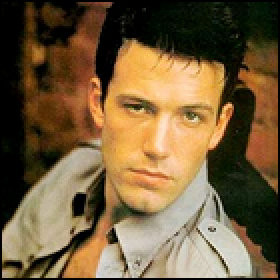
#> input picture resources/faces/train/Ben Afflek/10.jpg, 140 x 140 px, given in place of park.jpg, which was not available (shown 2 times larger)
$ python basic_operations.py
#> lines starting #> are read from the running program, lines starting #| are printed output that depends on the picture; after the words box and inside, x2 and y2 are one past the last pixel; in counts of white or black regions, pixels touching at a corner belong together; pictures that were not available may be replaced by others from this repository, and a replacement may not be noted

###### ? Include ? ######

    #* Converting to GrayScale
    #* Blur
    #* Canny
    #* Dilation
    #* Erosion
    #* Resize
    #* Cropping

###### ? Include ? ######


import cv2 as cv

img = cv.imread('../resources/photos/park.jpg')
#> img is the input picture: shape (140, 140, 3); mean B, G, R 60.5, 93.3, 116
cv.imshow('Cat', img)

##### ! Converting to grayscale
gray = cv.cvtColor(img, cv.COLOR_BGR2GRAY)
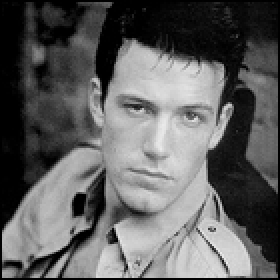
#> gray: shape (140, 140) (shown 2 times larger); min 0, max 238, mean 96.3
cv.imshow('Gray', gray)

##### ! Blur
# blur = cv.GaussianBlur(img, (3, 3), cv.BORDER_DEFAULT)
blur = cv.GaussianBlur(img, (7, 7), cv.BORDER_DEFAULT)
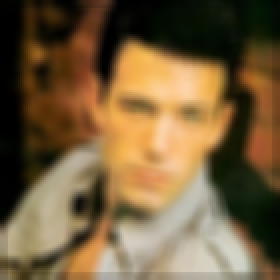
#> blur: shape (140, 140, 3) (shown 2 times larger); mean B, G, R 61, 94, 116.8
# 1. param is image
# 2. param is ksize (Mask)
# 3. param is sigmaX
cv.imshow('Blur', blur)

##### ! Edge Cascade
canny = cv.Canny(blur, 125, 175)
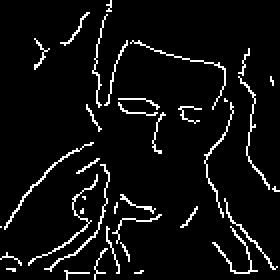
#> canny: shape (140, 140) (shown 2 times larger); 5.9% white in thin lines or dots
# 1. param is image
# 2. param is threshold1
# 3. param is threshold2
cv.imshow('Canny', canny)

# [17 lines of commented-out code are left out]
dilated = cv.dilate(canny, (3, 3), iterations = 1)
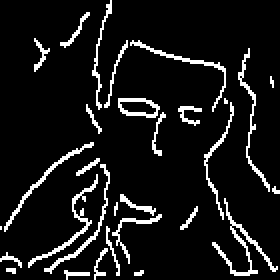
#> dilated: shape (140, 140) (shown 2 times larger); 9% white in thin lines or dots
# 1. param is image
# 2. param is kernel
# 3. param is iterations
cv.imshow('Dilated', dilated)

##### ! Eroding the Image
eroded = cv.erode(dilated, (3, 3), iterations = 1)
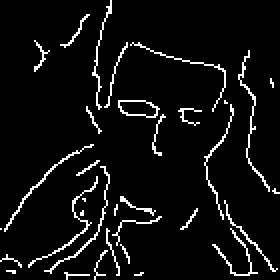
#> eroded: shape (140, 140) (shown 2 times larger); 6% white in thin lines or dots
# 1. param is image
# 2. param is kernel
# 3. param is iterations
cv.imshow('Eroded', eroded)

##### ! Resize
resized = cv.resize(img, (500, 500), interpolation = cv.INTER_CUBIC)
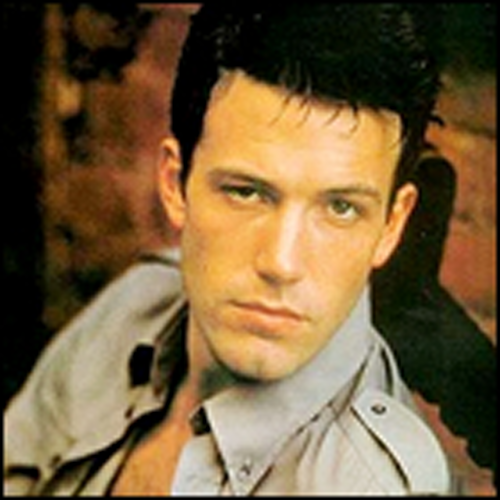
#> resized: shape (500, 500, 3); mean B, G, R 60.6, 93.4, 116.1
cv.imshow('Resized', resized)

##### ! Cropping
cropped = img[50:200, 200:400]
#> cropped = empty array
cv.imshow('Cropped', cropped)

cv.waitKey(0)

$ run again, on resources/faces/train/Ben Afflek/11.jpg
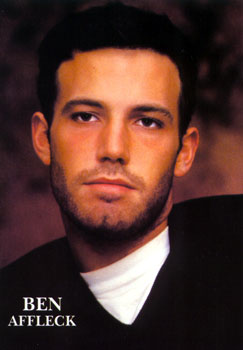
#> input picture resources/faces/train/Ben Afflek/11.jpg, 243 x 350 px, given in place of park.jpg, which was not available
#> img is the input picture: shape (350, 243, 3); mean B, G, R 44.2, 51.2, 82.6
#> `canny = cv.Canny(blur, 125, 175)`:
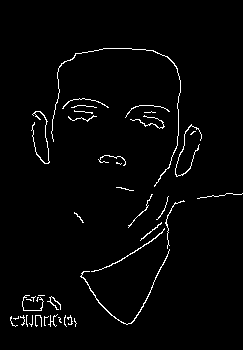
#> canny: shape (350, 243); 2.3% white in thin lines or dots, all inside (x1, y1, x2, y2) = (10, 48, 243, 327)
#> dilated: shape (350, 243); 3.5% white in thin lines or dots, all inside (x1, y1, x2, y2) = (10, 48, 243, 328)
#> eroded: shape (350, 243); 2.3% white in thin lines or dots, all inside (x1, y1, x2, y2) = (10, 49, 243, 328)
#> `cropped = img[50:200, 200:400]`:
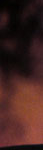
#> cropped: shape (150, 43, 3); mean B, G, R 30.8, 34.7, 66

$ run again, on resources/faces/train/Ben Afflek/12.jpg
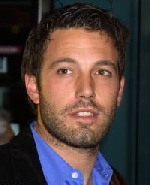
#> input picture resources/faces/train/Ben Afflek/12.jpg, 150 x 185 px, given in place of park.jpg, which was not available
#> img is the input picture: shape (185, 150, 3); mean B, G, R 60.5, 62.7, 77.8
#> `canny = cv.Canny(blur, 125, 175)`:
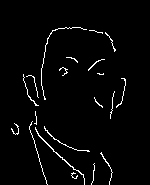
#> canny: shape (185, 150); 2.7% white in thin lines or dots, all inside (x1, y1, x2, y2) = (11, 27, 126, 185)
#> eroded: shape (185, 150); 2.7% white in thin lines or dots, all inside (x1, y1, x2, y2) = (11, 28, 126, 185)
#> `resized = cv.resize(img, (500, 500), interpolation = cv.INTER_CUBIC)`:
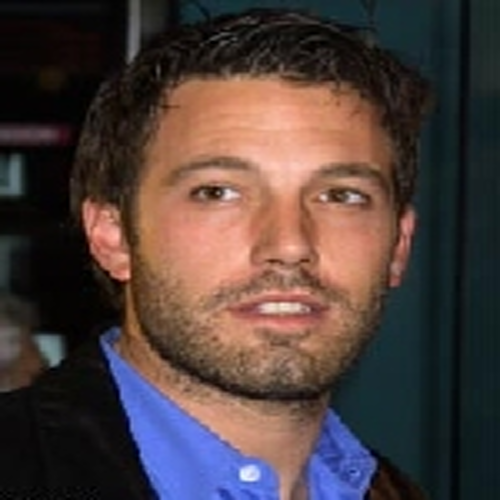
#> resized: shape (500, 500, 3); mean B, G, R 60.5, 62.7, 77.8
#> cropped = empty array
